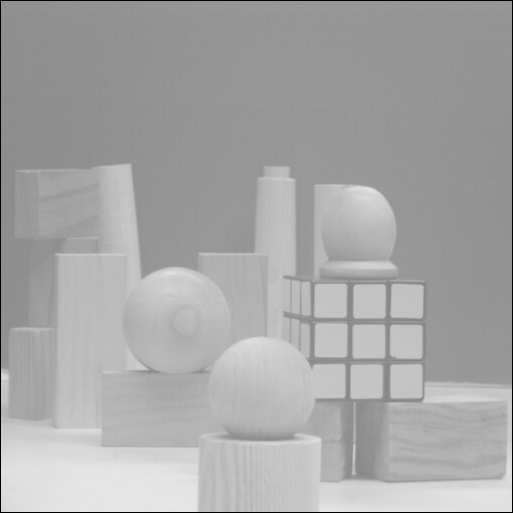
%> input picture CA3_Jyotsana_Parkhedkar/CA3/cube.tif, 513 x 513 px
$ octave ca3_sol.m   (GNU Octave 9; MATLAB toolbox functions it lacks are replaced by stand-ins)
%> lines starting %> are read from the running program, lines starting %| are printed output that depends on the picture
### CA3_Jyotsana_Parkhedkar/CA3/my_hist.m
function h = my_hist(x, nbins)
%MY_HIST  Compute a histogram for an image with specified number of bins.
%   h = MY_HIST(x, nbins) returns a column vector h (nbins x 1) with counts.
%
%   Inputs:
%     x     - grayscale image (uint8, double, etc.)
%     nbins - number of histogram bins (default = 256)
%
%   Output:
%     h     - histogram counts (nbins x 1)
%
%   Example:
%     x = imread('cube.tif');
%     h = my_hist(x, 256);
%     bar(0:255, h);

    % Default to 256 bins if not provided
    if nargin < 2
        nbins = 256;
    end

    % Convert image to double and vectorize
    x = double(x(:));

    % Assume 8-bit image range if nbins=256, otherwise auto-scale
    if nbins == 256 && min(x) >= 0 && max(x) <= 255
        xmin = 0;
        xmax = 255;
    else
        xmin = min(x);
        xmax = max(x);
    end

    % Avoid division by zero if image is constant
    if xmax == xmin
        h = zeros(nbins,1);
        h(1) = numel(x);
        return;
    end

    % Map pixel values to bin indices
    idx = floor((x - xmin) ./ (xmax - xmin) * nbins) + 1;

    % Clamp out-of-range indices
    idx(idx < 1) = 1;
    idx(idx > nbins) = nbins;

    % Count frequencies
    h = accumarray(idx, 1, [nbins, 1]);
end

### CA3_Jyotsana_Parkhedkar/CA3/ca3_sol.m
%%%%%%%%%%%%%%%%%%%%%%%%%%%%%%%%%%%%%%%%%%%%%%%%%%%%%%%%%%%%%%%%%%%%%%%
% ICSI471/571 Introduction to Computer Vision Fall 2025
% Copyright: Xin Li@2024-2026
% Computer Assignment 3: Image Enhancement
% Due Date: Sep. 30, 2025
%%%%%%%%%%%%%%%%%%%%%%%%%%%%%%%%%%%%%%%%%%%%%%%%%%%%%%%%%%%%%%%%%%%%%%%

% Name : Jyotsana Parkhedkar   --   001661399


% General instructions:
% 1. Wherever you see a pair of <...>, you need to replace <>
% by the MATLAB code you come up with
% 2. Wherever you see a pair of [...], you need to write a new MATLAB
% function with the specified syntax
% 3. Wherever you see a pair of {...}, you need to write your answers as
% MATLAB annotations, i.e., starting with %

% The objective of this assignment is to play with various image
% filtering and transform related MATLAB functions and feel about the difference
% between linear and nonlinear filters.
% MATLAB functions: hit, imhist, histeq, adapthisteq, localcontrast, imsharpen


%% Part 1: Histogram-based image enhancement experiments (6 points)

%% 1. calculate the histogram of a given image (2 points)

% Read the image
x = imread('cube.tif');     % grayscale 8-bit image
%> x is the input picture: size 513x513 uint8; min 0, max 231, mean 166.5

% Custom histogram
h_x = my_hist(x, 256);
%> in my_hist, `h = accumarray(idx, 1, [nbins, 1]);`: h = 256 values, max 23599 at index 150, min 0 at index 2, mean 1028
%> h_x has the same summary as h in my_hist

% MATLAB's reference histogram
h_ref = hist(double(x(:)), 0:255);
%> h_ref has the same summary as h in my_hist

% Display side-by-side
figure('Name','Histogram comparison','NumberTitle','off');

subplot(1,2,1);
bar(0:255, h_x, 'BarWidth', 1);
title('my\_hist (0..255)');
xlabel('Intensity'); ylabel('Count'); xlim([0 255]);

subplot(1,2,2);
bar(0:255, h_ref, 'BarWidth', 1);
title('MATLAB hist (0..255)');
xlabel('Intensity'); ylabel('Count'); xlim([0 255]);

% {do they look similar?}
% {Yes. They are nearly identical up to bin-edge/centering conventions.
%  my_hist bins exactly at integer intensities 0..255, while hist uses bin centers at 1..256.
%  Any tiny differences are due to these conventions, not the underlying counts.}

% Observations (Q1):
% - The histogram produced by my_hist is almost identical to MATLAB's hist.
% - Both show the same intensity distribution: a dominant spike near ~150
%   (the cube image's main gray level) with smaller peaks around higher values.
% - This confirms that the custom my_hist function is correct.
% - Any tiny differences are due to binning conventions (0–255 vs 1–256 centers).


%% 2. enhancement of a microarray image (2 points)
x = double(imread('microarray.png'));  % assume grayscale; if RGB, convert with rgb2gray first
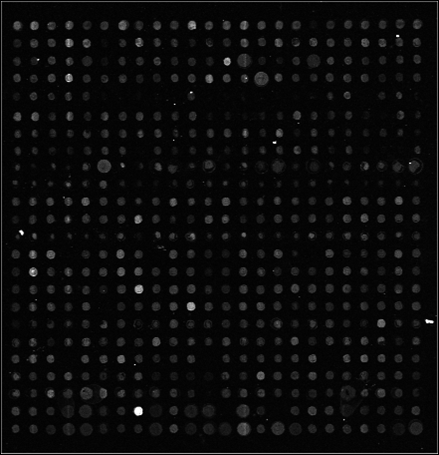
%> input picture CA3_Jyotsana_Parkhedkar/CA3/microarray.png, 439 x 455 px
%> x: size 455x439 double; min 0, max 228, mean 18.8
if size(x,3) == 3
    x = rgb2gray(uint8(x));
    x = double(x);
end

% >help histeq
x_enh1 = histeq(uint8(x));             % enhance this image by histogram equalization
figure('Name','Microarray: Global hist-eq','NumberTitle','off');
imshow(x_enh1/255,[]);
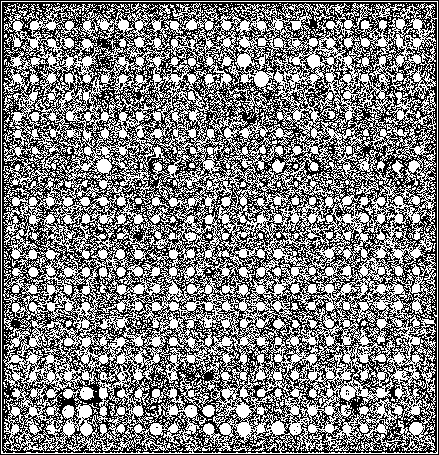
%> displayed picture: size 455x439, on the screen's scale of 0 to 255; 50.5% white; black in thin lines or dots
title('Histogram Equalization (global)');

% >help adapthisteq
x_enh2 = adapthisteq(uint8(x));        % enhance this image by adaptive histogram equalization (CLAHE)
figure('Name','Microarray: Adaptive hist-eq','NumberTitle','off');
imshow(x_enh2/255,[]);
title('Adaptive Histogram Equalization (CLAHE)');

% {what is the difference between two enhanced images?}
% {Global histeq redistributes intensities using the overall histogram—contrast improves but can leave
%  local low-contrast regions under-enhanced or over-enhance already bright/dark regions.
%  Adaptive (CLAHE) boosts local contrast tile-by-tile, revealing faint spots and fine patterns more uniformly.
%  CLAHE may amplify local noise or produce slight tiling artifacts if overdone.}

% Observations (Q2):
% - Histogram Equalization (global): The contrast across the whole image increases,
%   but background noise is also amplified. The microarray looks cluttered with
%   too many bright spots.
% - Adaptive Histogram Equalization (CLAHE): Local contrast enhancement makes the
%   actual spots stand out clearly against a darker background. Fewer background
%   pixels are enhanced, so the meaningful structures are more visible.
% - Difference: Global equalization improves overall contrast but exaggerates noise,
%   while CLAHE focuses on local contrast, producing a cleaner and more useful image.


%% 3. histogram matching (2 points)
% Learn how to use histeq function to process an input image A such that
% the histogram of the output matches that of a target image B
A = double(imread('cube.tif'));
%> A: size 513x513 double; min 0, max 231, mean 166.5; mean of the top-left, top-right, bottom-left and bottom-right quarters 149, 153.1, 187.4, 176.6
B = double(imread('cameraman.tif'));
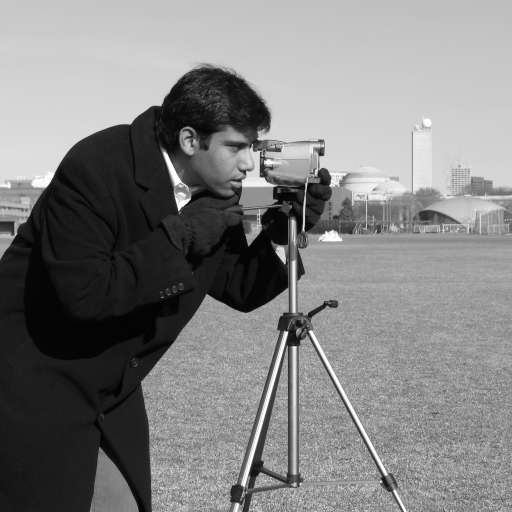
%> input picture Jyotsana_Parkhedkar_CA1/CA1/cameraman.tif, 512 x 512 px
%> B: size 512x512 double; min 0, max 255, mean 129.1; mean of the top-left, top-right, bottom-left and bottom-right quarters 125.7, 178.9, 65.7, 146

% create a new image (A_modified) such that its histogram is similar to that of image B
% (they won't be identical due to low dynamic range)
A_u8 = uint8(A);
B_u8 = uint8(B);
%> B_u8 is the input picture: size 512x512 uint8; min 0, max 255, mean 129.1

% Option 1 (per prompt): use histeq with a target histogram derived from B
target_hist = imhist(B_u8);                      % target histogram (256x1)
%> target_hist = 256 values, max 4957 at index 28, min 1 at index 1, mean 1024
A_modified = histeq(A_u8, target_hist);          % histogram specification via histeq
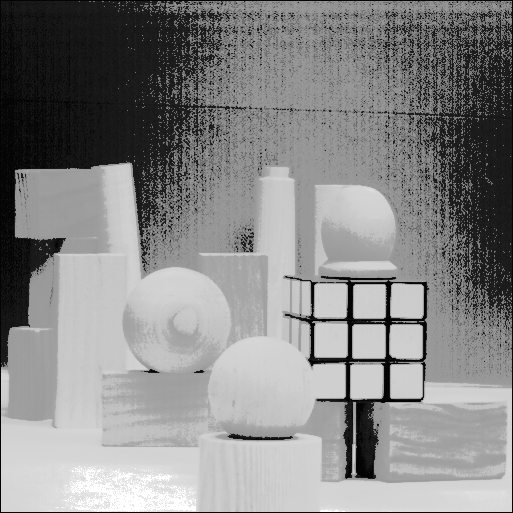
%> A_modified: size 513x513 uint8; min 4, max 255, mean 135.3

% Display result and compare histograms
figure('Name','Histogram Matching','NumberTitle','off');
subplot(1,3,1); imshow(A_u8); title('A (original)');
subplot(1,3,2); imshow(B_u8); title('B (target)');
subplot(1,3,3); imshow(A_modified); title('A\_modified (matched)');

hA = hist(double(A_modified(:)), 1:256);
%> hA = 256 values, max 23599 at index 111, min 0 at index 1, mean 1028
hB = hist(double(B_u8(:)), 1:256);
%> hB = 256 values, max 4957 at index 27, min 0 at index 256, mean 1024
figure('Name','Histograms: A\_modified vs B','NumberTitle','off');
i = 1:256;
plot(i, hA, 'LineWidth', 1.2); hold on;
plot(i, hB, 'LineWidth', 1.2);
legend('A\_modified','B (target)');
xlabel('Intensity bin'); ylabel('Count'); grid on; title('Histogram Comparison');
%> after `title('Histogram Comparison')`:
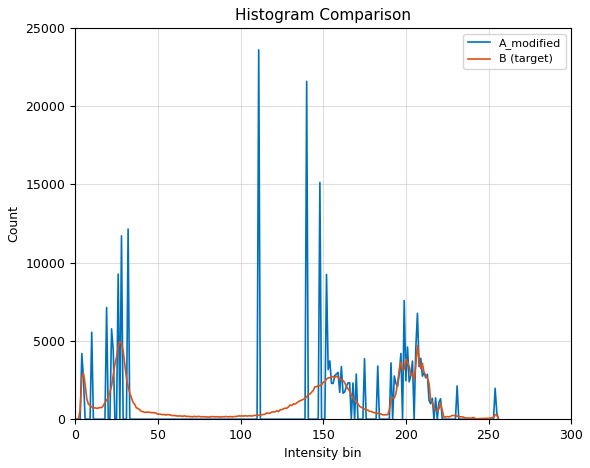
%> figure redrawn from the program's plot data; curve peaks at x = 111, y = 23599; curve peaks at x = 27, y = 4957

% Observations (Q3):
% - After histogram matching, the image A (cube) acquires an intensity distribution
%   similar to image B (cameraman).
% - The matched image A_modified looks visually closer in tone/contrast to B,
%   though not identical because the cube image has a lower dynamic range.
% - The histogram plot confirms that A_modified follows the general shape of B's
%   histogram, showing that histogram specification worked as expected.


%% Part 2 (Bonus) — Smoother teapot enhancement
A = imread('teapot.png');
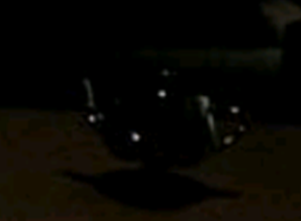
%> input picture CA3_Jyotsana_Parkhedkar/CA3/teapot.png, 301 x 221 px
%> A is the input picture: size 221x301x3 uint8; mean R, G, B 8, 6.2, 1.8
if size(A,3) == 3
    Agray = rgb2gray(A);
else
    Agray = A;
end

% 1) Upscale for nicer edges when sharpening later
U = imresize(Agray, 2, 'bicubic');

% 2) Mild denoise to avoid amplifying sensor noise / JPEG blocks
Udn = medfilt2(U, [3 3]);          % try [5 5] if still noisy

% 3) CLAHE with gentler settings (more tiles, lower clip)
%    More tiles -> more local adaption; lower ClipLimit -> less over-boost
C = adapthisteq(Udn, 'NumTiles',[16 16], 'ClipLimit',0.005, 'Distribution','uniform');

% 4) Edge-preserving smoothing to kill blockiness without blurring edges
%    If imbilatfilt is not available in your MATLAB, comment this and keep the Gaussian below.
try
    C_smooth = imbilatfilt(C, 0.4, 9);   % (degreeOfSmoothing, spatialSigma)
catch
    C_smooth = C;
end

% 5) Light Gaussian to unify patches (very small sigma)
C_smooth = imgaussfilt(C_smooth, 0.6);

% 6) Gentle global stretch (avoid clipping extremes)
C_tone = imadjust(C_smooth, stretchlim(C_smooth, [0.01 0.99]), []);
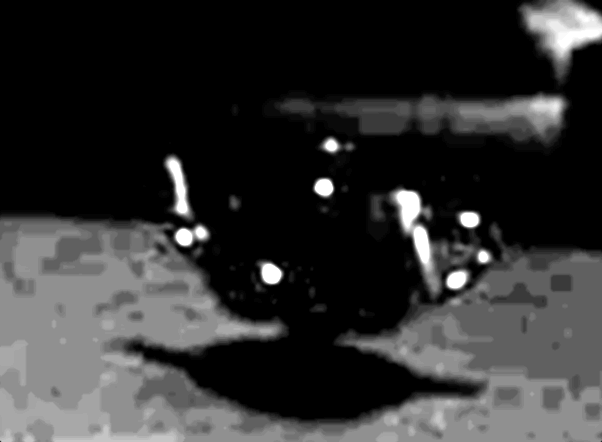
%> C_tone: size 442x602 uint8; min 0, max 255, mean 49.8

% 7) Subtle sharpening (reduced Amount to avoid halos)
B = imsharpen(C_tone, 'Radius',1, 'Amount',0.75, 'Threshold',0.01);
%> B: size 442x602 uint8

% OPTIONAL: tiny local contrast touch if you still want a bit more pop
% (comment out if your MATLAB doesn't have localcontrast)
try
    B = localcontrast(B, 0.25, 0.6);   % smaller edgeStrength & smoother
end

figure('Name','Teapot Enhancement (Smoother)','NumberTitle','off');
subplot(1,2,1); imshow(Agray); title('Original (grayscale)');
subplot(1,2,2); imshow(B);     title('Enhanced (smoothed)');

% Observations (Bonus):
% - The original teapot image is very dark with low contrast; the teapot is hardly visible.
% - After enhancement (CLAHE + smoothing + sharpening), the teapot edges, handle,
%   and spout become much clearer.
% - Local contrast enhancement brings out hidden details, while denoising and
%   smoothing reduce block artifacts.
% - Limitation: Noise and artifacts may still appear in very dark or flat regions,
%   but overall the teapot is now recognizable and visually enhanced.
